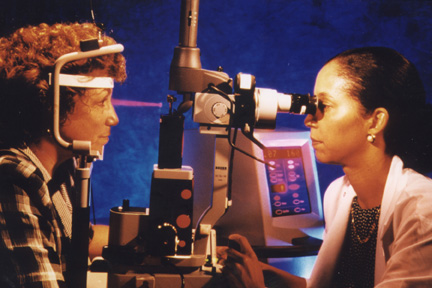
#> input picture sample-images/diabetic_retinopathy_laser_treated.jpg, 432 x 288 px; its folder holds only this picture in this run
$ python -i signals.py   (imports and definitions only)
#> lines starting #> are read from the running program, lines starting #| are printed output that depends on the picture; after the words box and inside, x2 and y2 are one past the last pixel; in counts of white or black regions, pixels touching at a corner belong together
"""
Camera-only physiological measurements.

None of this needs a fundus lens: every signal here comes from an ordinary
phone camera. What it does NOT do is see the retina - that still needs
optics. These measurements support triage (who needs a retinal exam first),
they do not replace it.

  analyze_ppg     fingertip on the lens with the torch on -> heart rate and
                  heart-rate variability. Reduced HRV is a marker of cardiac
                  autonomic neuropathy in diabetes.

  analyze_plr     video of the eye while the torch fires -> pupil constriction
                  amplitude, latency and recovery. A blunted, slow pupil
                  response is an early sign of autonomic neuropathy.
                  Pixel sizes are converted to millimetres using the iris as a
                  built-in ruler: the horizontal visible iris diameter is
                  11.7 mm in adults with little variation.

  analyze_pallor  photo of the lower eyelid -> a conjunctival pallor index,
                  white-balanced against the sclera in the same frame.
                  Deliberately reported as an index, NOT as g/dL: converting
                  it to haemoglobin requires calibration against lab values
                  that this project does not have yet.

Every function returns a `quality` block. A measurement that cannot be trusted
says so instead of returning a confident-looking number.
"""

import numpy as np

# The horizontal visible iris diameter, in millimetres. Stable across adults
# (11.7 +/- 0.4 mm), which makes it a usable scale reference in any photo.
IRIS_DIAMETER_MM = 11.7

# Physiological bounds - anything outside these is a measurement failure,
# not a finding.
MIN_BPM = 40.0
MAX_BPM = 200.0


# ============================================================
# PPG - heart rate and variability
# ============================================================


# [221 lines left out: functions _bandpass, _detect_peaks, analyze_ppg, not called in this run]


# ============================================================
# Pupillary light reflex
# ============================================================


def _measure_pupil(frame_bgr):
    """
    Finds the pupil and the iris in one eye close-up.

    The pupil is the darkest connected region near the centre; the iris is
    the surrounding ring, which is still much darker than the sclera. Both
    are found by thresholding on brightness, which is stable enough for a
    torch-lit close-up and needs no training data.

    Returns (pupil_px, iris_px) as diameters, or (None, None).
    """

    import cv2

    if frame_bgr is None or frame_bgr.size == 0:
        return None, None

    gray = cv2.cvtColor(frame_bgr, cv2.COLOR_BGR2GRAY)

    gray = cv2.GaussianBlur(gray, (7, 7), 0)

    height, width = gray.shape

    # Work on the central area: the lids and lashes sit at the edges.
    margin_y = int(height * 0.15)
    margin_x = int(width * 0.15)

    centre = gray[margin_y:height - margin_y, margin_x:width - margin_x]

    if centre.size == 0:
        return None, None

    def otsu(values_1d):
        """Otsu's threshold on a 1-D intensity array."""

        histogram, edges = np.histogram(values_1d, bins=64, range=(0, 256))

        histogram = histogram.astype(float)

        total = histogram.sum()

        if total == 0:
            return 128.0

        probabilities = histogram / total
        centres = (edges[:-1] + edges[1:]) / 2.0

        weight_background = np.cumsum(probabilities)
        weight_foreground = 1.0 - weight_background

        mean_background = np.cumsum(probabilities * centres)
        mean_total = mean_background[-1]

        with np.errstate(invalid="ignore", divide="ignore"):
            between = (
                (mean_total * weight_background - mean_background) ** 2
                / (weight_background * weight_foreground)
            )

        between = np.nan_to_num(between)

        return float(centres[int(np.argmax(between))])

    def largest_blob(mask):

        contours, _ = cv2.findContours(
            mask.astype(np.uint8),
            cv2.RETR_EXTERNAL,
            cv2.CHAIN_APPROX_SIMPLE,
        )

        if not contours:
            return None

        biggest = max(contours, key=cv2.contourArea)

        area = cv2.contourArea(biggest)

        if area <= 0:
            return None

        # Equivalent-circle diameter is more stable than a bounding box when
        # the lid clips the top of the pupil.
        return float(2.0 * np.sqrt(area / np.pi))

    # An eye close-up has three brightness populations: pupil, iris, sclera.
    # A fixed percentile cannot separate them, because the pupil covers a very
    # different share of the frame at 3 mm than at 7 mm. Two Otsu passes adapt
    # to whatever is actually in the picture:
    #   pass 1  sclera  vs  (iris + pupil)
    #   pass 2  iris    vs  pupil, inside the dark part only
    iris_cut = otsu(centre.ravel())

    dark_pixels = centre[centre <= iris_cut]

    iris_diameter = largest_blob(centre <= iris_cut)

    if dark_pixels.size < 20:
        return None, iris_diameter

    pupil_cut = otsu(dark_pixels)

    pupil_diameter = largest_blob(centre <= pupil_cut)

    return pupil_diameter, iris_diameter


# [218 lines left out: functions analyze_plr, analyze_pallor, not called in this run]

>>> import cv2
>>> picture = cv2.imread('../sample-images/diabetic_retinopathy_laser_treated.jpg')
#> picture is the input picture: shape (288, 432, 3); mean B, G, R 74.4, 66.8, 92.2
>>> result = _measure_pupil(picture)
#> in _measure_pupil, `gray = cv2.cvtColor(frame_bgr, cv2.COLOR_BGR2GRAY)`:
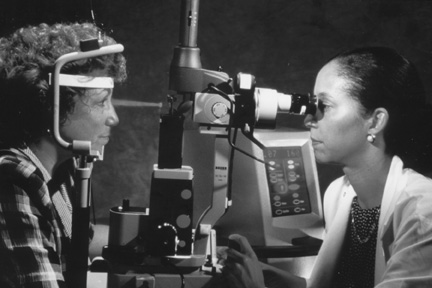
#> gray: shape (288, 432); min 19, max 246, mean 75.3
#> in _measure_pupil, `gray = cv2.GaussianBlur(gray, (7, 7), 0)`:
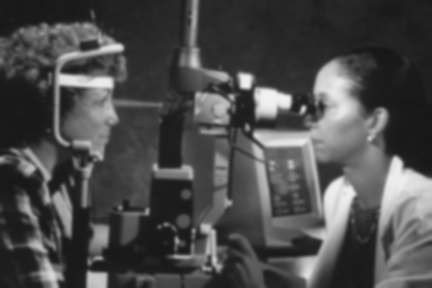
#> gray: shape (288, 432); min 23, max 241, mean 75.3
#> in _measure_pupil, `centre = gray[margin_y:height - margin_y, margin_x:width - margin_x]`:
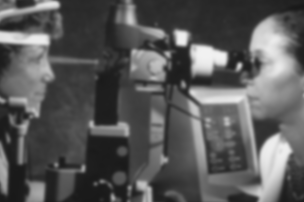
#> centre: shape (202, 304); min 25, max 241, mean 88.4
#> in otsu, `histogram, edges = np.histogram(values_1d, bins=64, range=(0, 256))`: histogram = 64 values, max 3743 at index 11, min 0 at index 0, mean 959.5; edges = 65 values from 0 to 256
#> in otsu, `total = histogram.sum()`: total = 61408
#> in otsu, `probabilities = histogram / total`: probabilities = 64 values, max 0.061 at index 11, min 0 at index 0, mean 0.0156
#> in otsu, `centres = (edges[:-1] + edges[1:]) / 2.0`: centres = 64 values from 2 to 254
#> in otsu, `weight_background = np.cumsum(probabilities)`: weight_background = 64 values from 0 to 1
#> in otsu, `weight_foreground = 1.0 - weight_background`: weight_foreground = 64 values, max 1 at index 0, min 1.11e-16 at index 60, mean 0.34
#> in otsu, `mean_background = np.cumsum(probabilities * centres)`: mean_background = 64 values from 0 to 88.92
#> in otsu, `mean_total = mean_background[-1]`: mean_total = 88.92
#> in otsu, `between = np.nan_to_num(between)`: between = 64 values, max 2036.2 at index 27, min 0 at index 0, mean 1117.3
#> in _measure_pupil, `iris_cut = otsu(centre.ravel())`: iris_cut = 110
#> in largest_blob, `contours, _ = cv2.findContours( mask.astype(np.uint8), cv2.RETR_EXTERN..`: contours = 5 contours, 1 with area under 20; largest, box (x1, y1, x2, y2) and area: (0, 0, 304, 202) 45832, (274, 140, 304, 202) 1048, (252, 97, 301, 155) 1042, (0, 0, 37, 9) 220
#> in largest_blob, `biggest = max(contours, key=cv2.contourArea)`: biggest = contour of 478 points, box (x1, y1, x2, y2) (0, 0, 304, 202), area 45832
#> in largest_blob, `area = cv2.contourArea(biggest)`: area = 45832.5
#> in _measure_pupil, `iris_diameter = largest_blob(centre <= iris_cut)`: iris_diameter = 241.6
#> in _measure_pupil, `pupil_cut = otsu(dark_pixels)`: pupil_cut = 66
#> in largest_blob (call 2), `contours, _ = cv2.findContours( mask.astype(np.uint8), cv2.RETR_EXTERN..`: contours = 15 contours; largest, box (x1, y1, x2, y2) and area: (0, 0, 154, 202) 18938, (133, 0, 304, 156) 9510, (150, 164, 201, 202) 1164, (278, 162, 304, 202) 673, (206, 137, 248, 174) 592
#> in _measure_pupil, `pupil_diameter = largest_blob(centre <= pupil_cut)`: pupil_diameter = 155.3
#> result = (155.3, 241.6)
